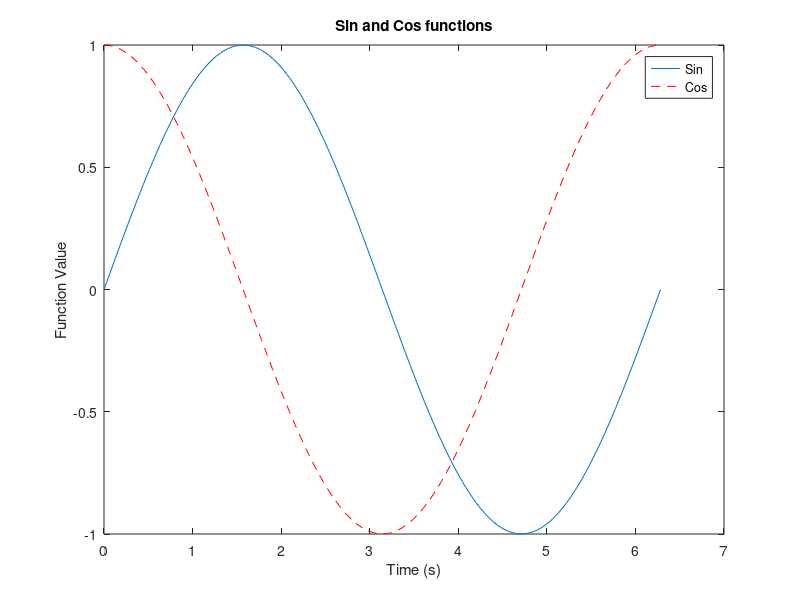

Reproduce this figure in MATLAB.
clear; clc; close

% #1
a = 10;
b = 2.5*10^23;
c = 2 + 3*i;
d = exp((j*2*pi)/3);

% #4
x = 1/(1+exp(-(a-15)/6));
y = (sqrt(a) + b^(1/21))^pi;
z = log10(real((c+d)*(c-d))*sin(a*pi/3))/(c*conj(c));

% #8
figure()
time = linspace(0,2*pi);
plot(time,sin(time))
hold on
plot(time,cos(time),'--r')
xlabel('Time (s)')
ylabel('Function Value')
title('Sin and Cos functions')
legend('Sin','Cos')
xlim = [0,2*pi];
ylim = [-1.4,1.4];